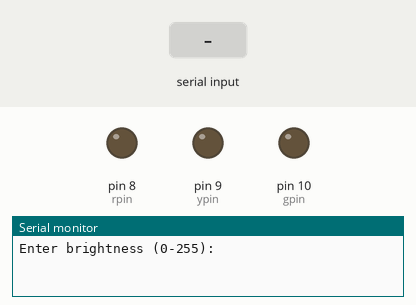
A program run on a simulated Arduino Uno, built with avr-gcc and run on an emulated ATmega328P. Parts: output pins drawn as LEDs (lit = HIGH), the last lines printed to the serial monitor. The test bench sets the inputs (shaded band).

Above: at 1.2 s.
1.3 s: "Y90\n" received over Serial
At 2.5 s:
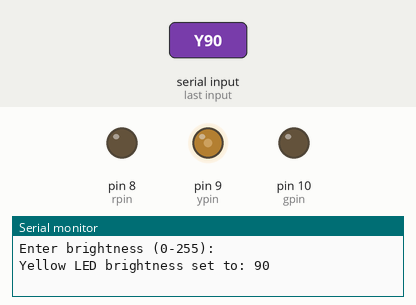
2.8 s: "G90\n" received over Serial
At 3.6 s:
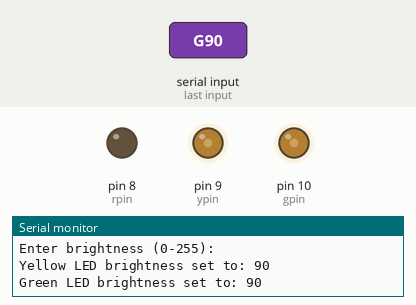
4.3 s: "Y,45\n" received over Serial
At 4.8 s:
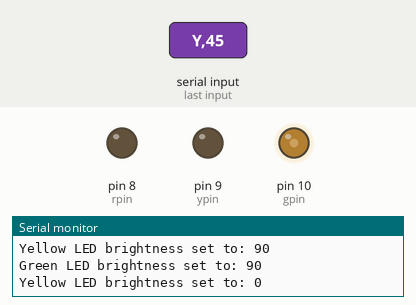
5.8 s: "y90\n" received over Serial
At 7.0 s:
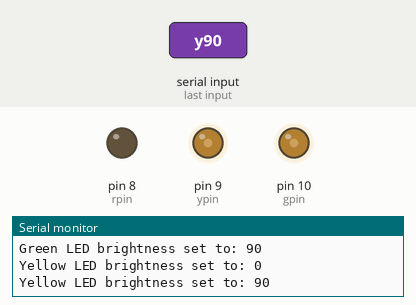
7.3 s: "y,45\n" received over Serial
At 8.3 s:
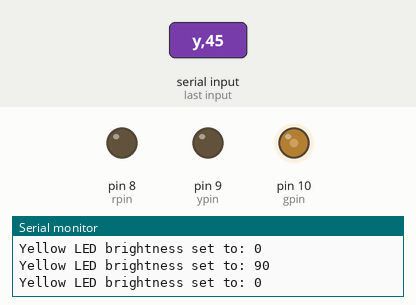
Timing chart, 0 to 9.8 s (numbered marks = the images above; inputs shaded):
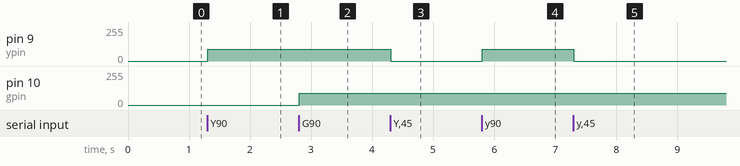

The program:

main.cpp
```cpp
#include <Arduino.h>


const int rpin = 8;
const int ypin= 9;
const int gpin = 10;

void setup() {
  pinMode(rpin, OUTPUT);
  pinMode(ypin, OUTPUT);
  pinMode(gpin, OUTPUT);
  Serial.begin(9600);
  Serial.println("Enter brightness (0-255): ");
}


void brightness();


void loop() {
  if (Serial.available() > 0) {
    String input = Serial.readStringUntil('\n');
    input.trim();
    if (input.length() >1) {
      char led = input.charAt(0);
      int brightness = input.substring(1).toInt();

      if (brightness >= 0 && brightness <= 255) {
        switch (led) {
          case 'R':
          case 'r':
            analogWrite(rpin, brightness);
            Serial.print("Red LED brightness set to: ");
            break;
          case 'Y':
          case 'y':
            analogWrite(ypin, brightness);
            Serial.print("Yellow LED brightness set to: ");
            break;
          case 'G':
          case 'g':
            analogWrite(gpin, brightness);
            Serial.print("Green LED brightness set to: ");
            break;
          default:
            Serial.println("No value entered.");
            return;
        }
        Serial.println(brightness);
    }
}
  }
}
  
```

Measured:
- after the input at 1.3 s, pin 9 (ypin): 0/255 → 90/255 at once
- after the input at 2.8 s, pin 10 (gpin): 0/255 → 90/255 at once
- after the input at 4.3 s, pin 9 (ypin): 90/255 → 0/255 at once
- after the input at 5.8 s, pin 9 (ypin): 0/255 → 90/255 at once
- after the input at 7.3 s, pin 9 (ypin): 90/255 → 0/255 at once
